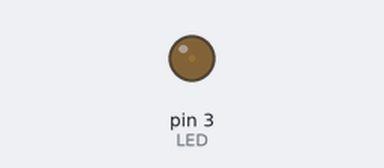
Bench run of a sketch on a simulated Arduino Uno, built with avr-gcc and run on an emulated ATmega328P. Shown: output pins drawn as LEDs (lit = HIGH).

Above: at 0.05 s.
At 1.15 s:
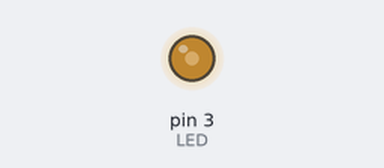
At 2.3 s:
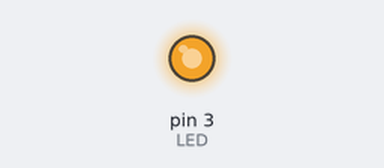
At 4.55 s:
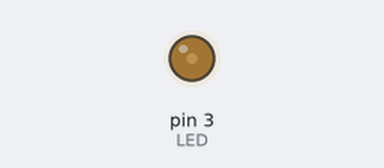
Timing chart, 0 to 6.7 s (numbered marks = the images above):
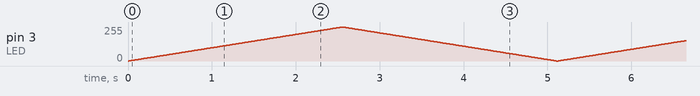

The sketch:

Fade.ino
```cpp
/*
 * Analog output demo
 * Fade LED
 */

const int LED = 3; // Assign LED to pin 3

void setup() {
  pinMode(LED, OUTPUT); // Set pin mode as output
}

void loop() {
  // Only for loop works; tried while loop failed.

  // Fade in
  for (int brightness = 0; brightness < 255; brightness++) {
    analogWrite(LED, brightness); // Write current value of brightness
    delay(10); // Wait 10 ms (.1 sec)
  }

  // Fade out
  for (int brightness = 255; brightness > -1; brightness--) {
    analogWrite(LED, brightness); // Write current value of brightness
    delay(10); // Wait 10 ms (.1 sec)
  }
}
```
